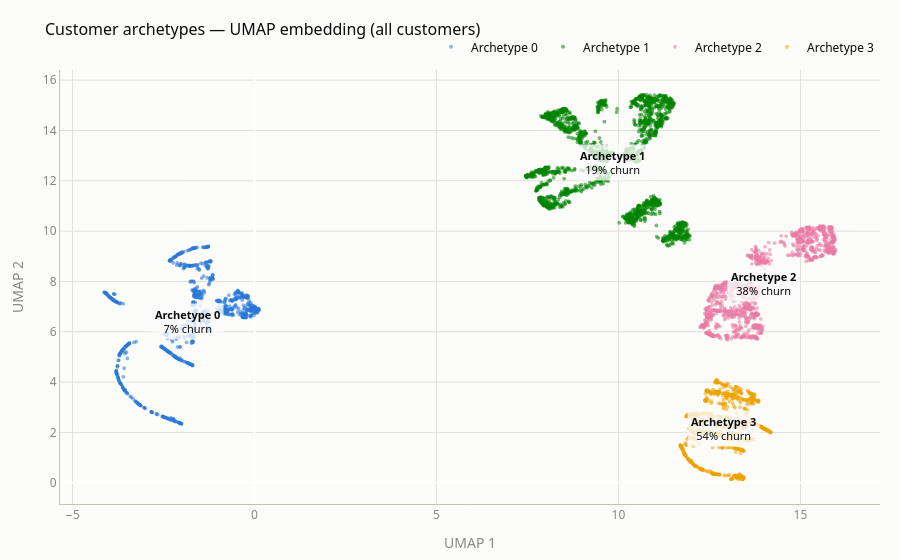

Notebook code cell kept with this figure:
### Markdown cell above
### The archetypes, in the space they were clustered in

### Code cell
COLOR = {c: SERIES[i % len(SERIES)] for i, c in enumerate(ARCHETYPES)}
COLOR[-1] = DEEMPH

fig = go.Figure()
for c in ARCHETYPES + ([-1] if (clu_train == -1).any() else []):
    m = clu_train == c
    name = NAMES.get(c, "Unclustered")
    fig.add_trace(go.Scattergl(
        x=emb_train[m, 0], y=emb_train[m, 1], mode="markers", name=name,
        marker=dict(color=COLOR[c], size=4, opacity=0.55, line=dict(width=0)),
        hovertemplate=f"<b>{name}</b><br>churn rate {y_tr[m].mean():.1%}<extra></extra>",
    ))

# Direct labels at the centroids — the palette's lighter slots sit under 3:1 against
# the surface, so identity never rests on the legend swatch alone.
for c in ARCHETYPES:
    m = clu_train == c
    fig.add_annotation(x=emb_train[m, 0].mean(), y=emb_train[m, 1].mean(),
                       text=f"<b>{NAMES[c]}</b><br>{y_tr[m].mean():.0%} churn",
                       showarrow=False, font=dict(color=INK, size=11),
                       bgcolor="rgba(252,252,251,0.78)", borderpad=3)

base_layout(fig, "Customer archetypes — UMAP embedding (all customers)", height=560,
            legend=dict(orientation="h", yanchor="bottom", y=1.02, xanchor="right", x=1,
                        font=dict(color=INK)),
            margin=dict(t=70, r=20, b=50, l=60))
fig.update_xaxes(title="UMAP 1", **AXIS)
fig.update_yaxes(title="UMAP 2", **AXIS)
fig.show()

### Figure 1 — Plotly figure (JSON) as saved in the notebook; plotly's stock layout.template omitted (floating-point values rounded to 4 significant figures; data arrays with more than 128 entries replaced by an {"elided": "..."} marker saying what was removed)
{"data": [{"hovertemplate": "<b>Archetype 0</b><br>churn rate 7.5%<extra></extra>", "marker": {"color": "#2a78d6", "line": {"width": 0}, "opacity": 0.55, "size": 4}, "mode": "markers", "name": "Archetype 0", "type": "scattergl", "x": {"elided": "1227 float values"}, "y": {"elided": "1227 float values"}}, {"hovertemplate": "<b>Archetype 1</b><br>churn rate 18.5%<extra></extra>", "marker": {"color": "#008300", "line": {"width": 0}, "opacity": 0.55, "size": 4}, "mode": "markers", "name": "Archetype 1", "type": "scattergl", "x": {"elided": "2206 float values"}, "y": {"elided": "2206 float values"}}, {"hovertemplate": "<b>Archetype 2</b><br>churn rate 38.5%<extra></extra>", "marker": {"color": "#e87ba4", "line": {"width": 0}, "opacity": 0.55, "size": 4}, "mode": "markers", "name": "Archetype 2", "type": "scattergl", "x": {"elided": "1281 float values"}, "y": {"elided": "1281 float values"}}, {"hovertemplate": "<b>Archetype 3</b><br>churn rate 54.5%<extra></extra>", "marker": {"color": "#eda100", "line": {"width": 0}, "opacity": 0.55, "size": 4}, "mode": "markers", "name": "Archetype 3", "type": "scattergl", "x": {"elided": "920 float values"}, "y": {"elided": "920 float values"}}], "layout": {"annotations": [{"bgcolor": "rgba(252,252,251,0.78)", "borderpad": 3, "font": {"color": "#0b0b0b", "size": 11}, "showarrow": false, "text": "<b>Archetype 0</b><br>7% churn", "x": -1.839, "y": 6.412}, {"bgcolor": "rgba(252,252,251,0.78)", "borderpad": 3, "font": {"color": "#0b0b0b", "size": 11}, "showarrow": false, "text": "<b>Archetype 1</b><br>19% churn", "x": 9.824, "y": 12.72}, {"bgcolor": "rgba(252,252,251,0.78)", "borderpad": 3, "font": {"color": "#0b0b0b", "size": 11}, "showarrow": false, "text": "<b>Archetype 2</b><br>38% churn", "x": 13.99, "y": 7.923}, {"bgcolor": "rgba(252,252,251,0.78)", "borderpad": 3, "font": {"color": "#0b0b0b", "size": 11}, "showarrow": false, "text": "<b>Archetype 3</b><br>54% churn", "x": 12.88, "y": 2.159}], "font": {"family": "system-ui, -apple-system, \"Segoe UI\", sans-serif"}, "height": 560, "legend": {"font": {"color": "#0b0b0b"}, "orientation": "h", "x": 1, "xanchor": "right", "y": 1.02, "yanchor": "bottom"}, "margin": {"b": 50, "l": 60, "r": 20, "t": 70}, "paper_bgcolor": "#fcfcfb", "plot_bgcolor": "#fcfcfb", "title": {"font": {"color": "#0b0b0b", "size": 16}, "text": "Customer archetypes — UMAP embedding (all customers)"}, "xaxis": {"gridcolor": "#e1e0d9", "linecolor": "#c3c2b7", "tickfont": {"color": "#898781"}, "title": {"font": {"color": "#898781"}, "text": "UMAP 1"}}, "yaxis": {"gridcolor": "#e1e0d9", "linecolor": "#c3c2b7", "tickfont": {"color": "#898781"}, "title": {"font": {"color": "#898781"}, "text": "UMAP 2"}}}}
